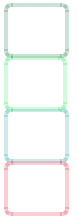
<?xml version="1.0" encoding="UTF-8"?>
<ui version="4.0">
 <class>PropTypesMenu</class>
 <widget class="QWidget" name="PropTypesMenu">
  <property name="geometry">
   <rect>
    <x>0</x>
    <y>0</y>
    <width>78</width>
    <height>219</height>
   </rect>
  </property>
  <property name="mouseTracking">
   <bool>true</bool>
  </property>
  <property name="acceptDrops">
   <bool>true</bool>
  </property>
  <property name="windowTitle">
   <string>Form</string>
  </property>
  <property name="styleSheet">
   <string notr="true">QWidget#PropTypesMenu { background-color: transparent; }
QFrame#frame { background-color: rgba(33, 217, 229, 0);
 border-radius: 12px;}
QPushButton#EffectBtn{
color:black;
background-color: white;
 border-width: 4px;
 border-color: rgba(237,29,63,55);
 border-style: solid;
 border-radius: 7;
 padding: 3px;
 font-size: 15px;
font:bold;
 padding-left: 5px;
 padding-right: 5px;
 }

QPushButton#ElementBtn
{color:black;
background-color: white;
 border-width: 4px;
 border-color: rgba(21,122,69,55);
 border-style: solid;
 border-radius: 7;
 padding: 3px;
 font-size: 15px;
font:bold;
 padding-left: 5px;
 padding-right: 5px;
}
QPushButton#ManMadeBtn{color:black;
background-color: white;
 border-width: 4px;
 border-color: rgba(29,158,166,55);
 border-style: solid;
 border-radius: 7;
 padding: 3px;
 font-size: 15px;
font:bold;
 padding-left: 5px;
 padding-right: 5px;}
QPushButton#ObjectBtn{color:black;
background-color: white;
 border-width: 4px;
 border-color: rgba(36,233,87,55);
 border-style: solid;
 border-radius: 7;
 padding: 3px;
 font-size: 15px;
font:bold;
 padding-left: 5px;
 padding-right: 5px;}</string>
  </property>
  <widget class="QFrame" name="frame">
   <property name="geometry">
    <rect>
     <x>2</x>
     <y>1</y>
     <width>71</width>
     <height>217</height>
    </rect>
   </property>
   <property name="frameShape">
    <enum>QFrame::StyledPanel</enum>
   </property>
   <property name="frameShadow">
    <enum>QFrame::Raised</enum>
   </property>
   <widget class="QPushButton" name="ManMadeBtn">
    <property name="geometry">
     <rect>
      <x>2</x>
      <y>107</y>
      <width>65</width>
      <height>55</height>
     </rect>
    </property>
    <property name="mouseTracking">
     <bool>true</bool>
    </property>
    <property name="text">
     <string/>
    </property>
    <property name="icon">
     <iconset>
      <normaloff>manMade.png</normaloff>manMade.png</iconset>
    </property>
    <property name="iconSize">
     <size>
      <width>65</width>
      <height>55</height>
     </size>
    </property>
   </widget>
   <widget class="QPushButton" name="ObjectBtn">
    <property name="geometry">
     <rect>
      <x>2</x>
      <y>55</y>
      <width>63</width>
      <height>55</height>
     </rect>
    </property>
    <property name="mouseTracking">
     <bool>true</bool>
    </property>
    <property name="text">
     <string/>
    </property>
    <property name="icon">
     <iconset>
      <normaloff>objects.png</normaloff>objects.png</iconset>
    </property>
    <property name="iconSize">
     <size>
      <width>65</width>
      <height>55</height>
     </size>
    </property>
   </widget>
   <widget class="QPushButton" name="ElementBtn">
    <property name="geometry">
     <rect>
      <x>2</x>
      <y>2</y>
      <width>65</width>
      <height>55</height>
     </rect>
    </property>
    <property name="mouseTracking">
     <bool>true</bool>
    </property>
    <property name="styleSheet">
     <string notr="true"/>
    </property>
    <property name="text">
     <string/>
    </property>
    <property name="icon">
     <iconset>
      <normaloff>elements.png</normaloff>elements.png</iconset>
    </property>
    <property name="iconSize">
     <size>
      <width>65</width>
      <height>55</height>
     </size>
    </property>
   </widget>
   <widget class="QPushButton" name="EffectBtn">
    <property name="geometry">
     <rect>
      <x>2</x>
      <y>160</y>
      <width>65</width>
      <height>55</height>
     </rect>
    </property>
    <property name="mouseTracking">
     <bool>true</bool>
    </property>
    <property name="styleSheet">
     <string notr="true"/>
    </property>
    <property name="text">
     <string/>
    </property>
    <property name="icon">
     <iconset>
      <normaloff>effects.png</normaloff>effects.png</iconset>
    </property>
    <property name="iconSize">
     <size>
      <width>65</width>
      <height>55</height>
     </size>
    </property>
   </widget>
  </widget>
 </widget>
 <resources/>
 <connections/>
</ui>
